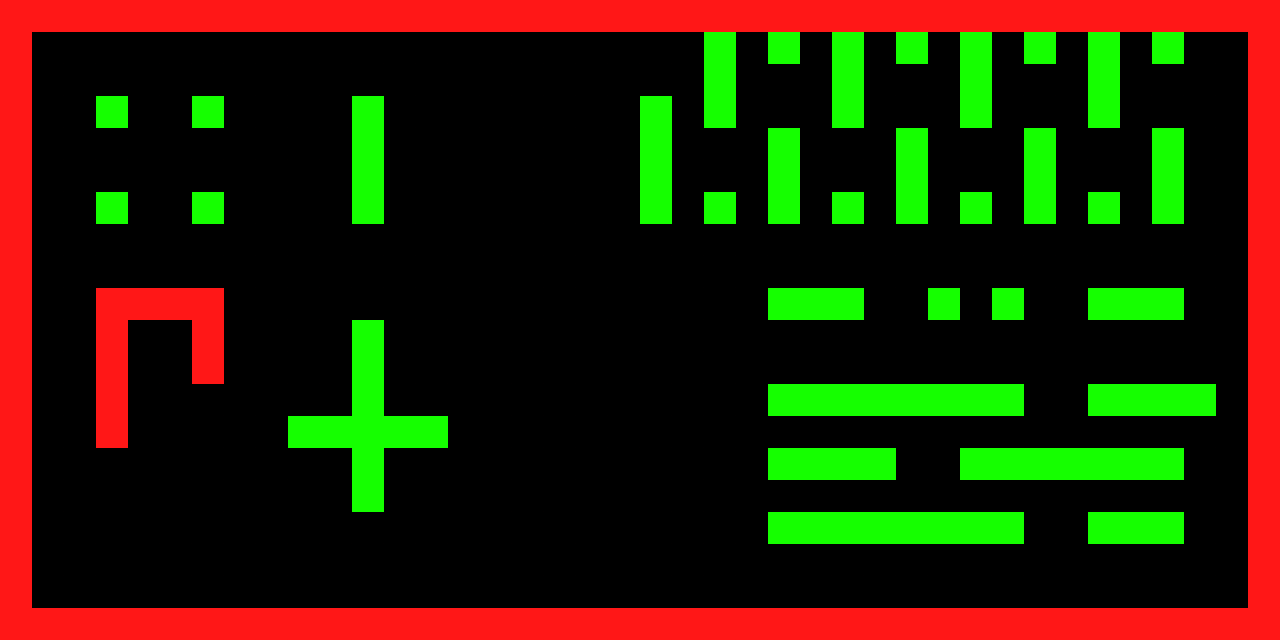

Tiled map render using the project's own tile images. Description and the map definition, with tile-layer contents summarised, below:
An orthogonal 40x20 tile map with 32x32 px tiles, 2 tile layers (GroundLayer, WallLayer), 2 tilesets.

<map version="1.0" orientation="orthogonal" width="40" height="20" tilewidth="32" tileheight="32">
 <tileset firstgid="1" name="Tiles" tilewidth="32" tileheight="32">
  <image source="../../art/4xTile.png" width="64" height="64" />
 </tileset>
 <tileset firstgid="5" name="4xTile" tilewidth="32" tileheight="32">
  <image source="../../art/4xTile.png" width="64" height="64" />
 </tileset>
 <layer name="GroundLayer" width="40" height="20">
  <data>[800 cells, 800 non-empty, 1 distinct tile ids]</data>
 </layer>
 <layer name="WallLayer" width="40" height="20">
  <data>[800 cells, 222 non-empty, 2 distinct tile ids]</data>
 </layer>
</map>